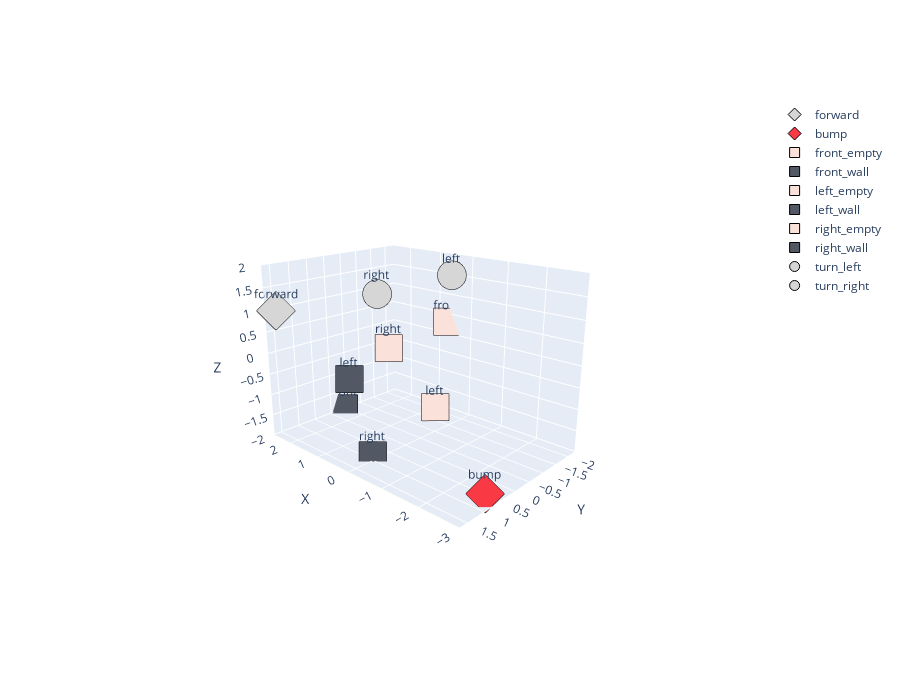

The notebook cell this image was saved under:
### Markdown cell above
# Visualisation

### Code cell
# Liste de formes de marqueurs disponibles dans Plotly
marker_symbols = ['diamond', 'diamond', 'square', 'square', 'square', 'square','square', 'square', 'circle', 'cross', 'circle', 'cross']
# Couleurs (différentes pour chaque token)
marker_colors = ['#D6D6D6', '#F93943', '#FAE2DB', '#535865', '#FAE2DB', '#535865', '#FAE2DB', '#535865', '#D6D6D6', '#D6D6D6', '#D6D6D6', '#D6D6D6']

def plotly_embedding(agent):
    # Extraire les vecteurs d'embedding
    embedding_weights = agent._lstm.embedding.weight.data        
    # Récupérer les coordonnées
    x = embedding_weights[:, 0].numpy()
    y = embedding_weights[:, 1].numpy()
    z = embedding_weights[:, 2].numpy()
    labels = ['forward', 'bump', 'front_empty', 'front_wall', 'left_empty', 'left_wall','right_empty', 'right_wall', 'turn_left', 'turn_left', 'turn_right', 'turn_righ']
    tags = ['forward', 'bump', 'front', 'front', 'left', 'left','right', 'right', 'left', '', 'right', '']
    #labels = [f"Token {i}" for i in range(agent._lstm.len_vocab)]
    # Créer une figure Plotly
    fig = go.Figure()
    
    for i in range(agent._lstm.len_vocab):
        # Exclude the turn wall interactions
        if i in [9, 11]:
            continue
        fig.add_trace(go.Scatter3d(
            x=[x[i]],
            y=[y[i]],
            z=[z[i]],
            mode='markers+text',
            name=labels[i],
            marker=dict(
                size=10,
                color=marker_colors[i],
                symbol=marker_symbols[i],
                line=dict(width=1, color='black')
            ),
            text= tags[i],
            textposition='top center'
        ))    
    fig.update_layout(
        # title='Visualisation 3D des embeddings',
        width=900,
        height=700,
        scene=dict(
            xaxis_title='X',
            yaxis_title='Y',
            zaxis_title='Z'
        )
    )  
    # Affichage interactif
    fig.show(config={"toImageButtonOptions": {"format": "svg"}}) # Spécifie le format de sauvegarde associé au bouton "download" 

plotly_embedding(a)

### Figure 1 — Plotly figure (JSON) as saved in the notebook; plotly's stock layout.template omitted (floating-point values rounded to 4 significant figures)
{"data": [{"marker": {"color": "#D6D6D6", "line": {"color": "black", "width": 1}, "size": 10, "symbol": "diamond"}, "mode": "markers+text", "name": "forward", "text": "forward", "textposition": "top center", "type": "scatter3d", "x": [2.388], "y": [1.583], "z": [1.013]}, {"marker": {"color": "#F93943", "line": {"color": "black", "width": 1}, "size": 10, "symbol": "diamond"}, "mode": "markers+text", "name": "bump", "text": "bump", "textposition": "top center", "type": "scatter3d", "x": [-2.841], "y": [0.7877], "z": [-1.782]}, {"marker": {"color": "#FAE2DB", "line": {"color": "black", "width": 1}, "size": 10, "symbol": "square"}, "mode": "markers+text", "name": "front_empty", "text": "front", "textposition": "top center", "type": "scatter3d", "x": [0.6707], "y": [-2.183], "z": [0.3322]}, {"marker": {"color": "#535865", "line": {"color": "black", "width": 1}, "size": 10, "symbol": "square"}, "mode": "markers+text", "name": "front_wall", "text": "front", "textposition": "top center", "type": "scatter3d", "x": [2.464], "y": [-0.2746], "z": [-1.899]}, {"marker": {"color": "#FAE2DB", "line": {"color": "black", "width": 1}, "size": 10, "symbol": "square"}, "mode": "markers+text", "name": "left_empty", "text": "left", "textposition": "top center", "type": "scatter3d", "x": [-0.3037], "y": [-0.6494], "z": [-1.19]}, {"marker": {"color": "#535865", "line": {"color": "black", "width": 1}, "size": 10, "symbol": "square"}, "mode": "markers+text", "name": "left_wall", "text": "left", "textposition": "top center", "type": "scatter3d", "x": [0.01201], "y": [1.587], "z": [0.01686]}, {"marker": {"color": "#FAE2DB", "line": {"color": "black", "width": 1}, "size": 10, "symbol": "square"}, "mode": "markers+text", "name": "right_empty", "text": "right", "textposition": "top center", "type": "scatter3d", "x": [0.7136], "y": [-0.2033], "z": [0.1011]}, {"marker": {"color": "#535865", "line": {"color": "black", "width": 1}, "size": 10, "symbol": "square"}, "mode": "markers+text", "name": "right_wall", "text": "right", "textposition": "top center", "type": "scatter3d", "visible": true, "x": [0.02056], "y": [1.008], "z": [-1.895]}, {"marker": {"color": "#D6D6D6", "line": {"color": "black", "width": 1}, "size": 10, "symbol": "circle"}, "mode": "markers+text", "name": "turn_left", "text": "left", "textposition": "top center", "type": "scatter3d", "visible": true, "x": [-0.7144], "y": [-0.6735], "z": [1.882]}, {"marker": {"color": "#D6D6D6", "line": {"color": "black", "width": 1}, "size": 10, "symbol": "circle"}, "mode": "markers+text", "name": "turn_right", "text": "right", "textposition": "top center", "type": "scatter3d", "visible": true, "x": [0.3266], "y": [0.4843], "z": [1.516]}], "layout": {"height": 700, "scene": {"aspectmode": "auto", "aspectratio": {"x": 1.254, "y": 0.8916, "z": 0.8941}, "camera": {"center": {"x": 0, "y": 0, "z": 0}, "eye": {"x": -1.963, "y": 2.123, "z": 0.9731}, "projection": {"type": "perspective"}, "up": {"x": 0, "y": 0, "z": 1}}, "xaxis": {"title": {"text": "X"}, "type": "linear"}, "yaxis": {"title": {"text": "Y"}, "type": "linear"}, "zaxis": {"title": {"text": "Z"}, "type": "linear"}}, "width": 900}}
